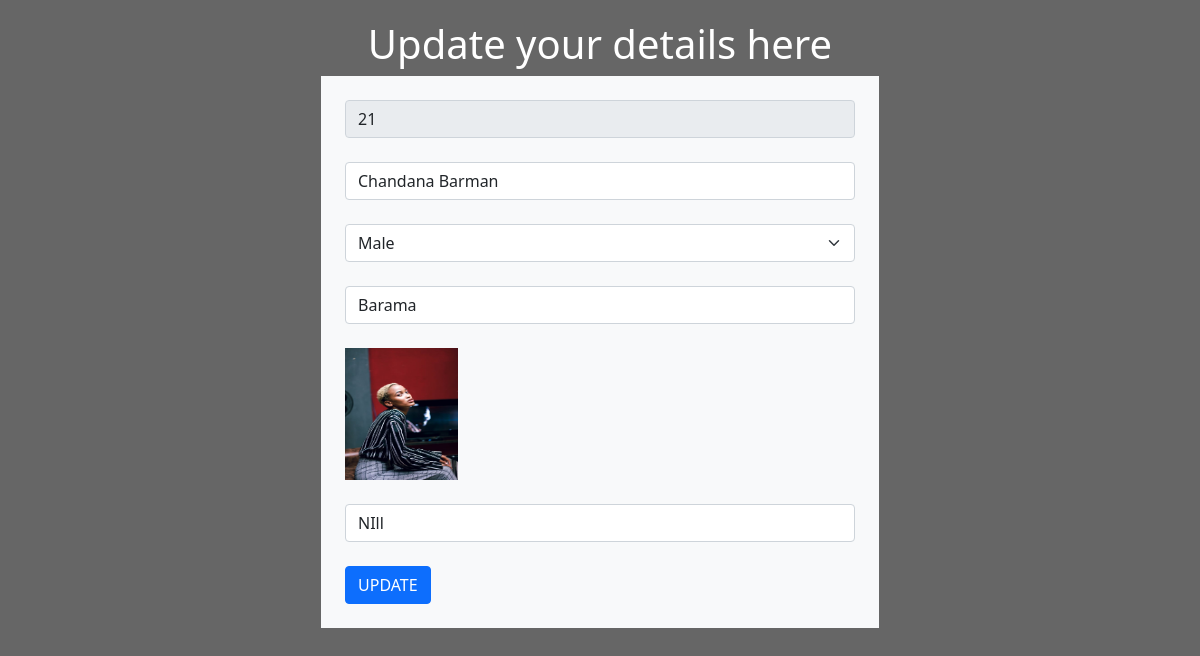
Screenshot of /update.php?id=21 with the database file from the repository.
### tables this page shows
CREATE TABLE `users` (
  `id` int(255) NOT NULL,
  `name` varchar(255) NOT NULL,
  `gender` varchar(10) NOT NULL,
  `address` varchar(255) NOT NULL,
  `image` varchar(255) NOT NULL,
  `i_m` varchar(255) NOT NULL,
  `date` varchar(255) NOT NULL
);

### update.php (the view, shortened to what this page needs)
<?php
include_once 'config.php';
$id = $_GET['id'];
$ssql = " select * from users where id = $id";
$squery = mysqli_query($con, $ssql);
$data = mysqli_fetch_assoc($squery);
?>
<link href="https://cdn.jsdelivr.net/npm/bootstrap@5.0.1/dist/css/bootstrap.min.css" rel="stylesheet">
<h1 class="text-center">Update your details here</h1>
<div class="container">
<form  class="col-lg-6 p-4 m-auto bg-light" method="POST" action="up.php?id=<?php echo $id;?>" enctype="multipart/form-data">
        <div class="mb-4">
            <input type="text" class="form-control" id="name" name="id" value="<?php echo $data['id'] ?>" placeholder="Name" disabled>
        </div>
        <div class="mb-4">
            <input type="text" class="form-control" id="name" name="name" placeholder="Name" value="<?php echo $data['name'] ?>"  required>
        </div>
        <select class="form-select mb-4" name="gender" id="gender" aria-label="Default select example">
            <option value="male">Male</option>
        </select>
        <div class="mb-4">
            <input type="text" class="form-control" id="name" name="address" value="<?php echo $data['address'] ?>"  required>
        </div>
        <div class="input-group mb-4">
            <img src="<?php echo $data['image'] ?>" height="132px" width="113px" alt="">
        </div>
        <div class="mb-4">
            <input type="text" class="form-control" id="name" name="i_m" value="<?php echo $data['i_m'] ?>"  required>
        </div>
        <input type="submit" class="btn btn-primary" name="update" value="UPDATE">
    </form>
</div>

### update.php (style rules this page uses)
h1 { text-align: center; color: #fff; padding-top: 20px; }

### rows the page displays
users: id "21", name "Chandana Barman", address "Barama", image (picture), i_m "NIll"
